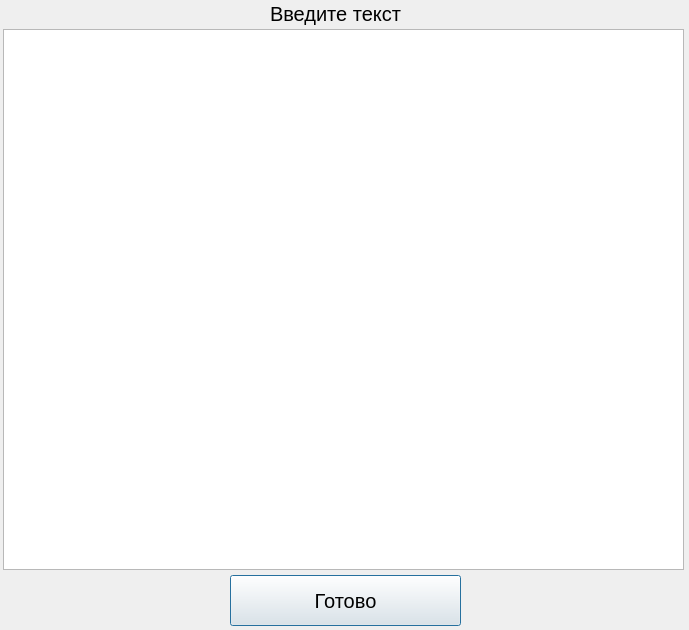
<?xml version="1.0" encoding="UTF-8"?>
<ui version="4.0">
 <class>Dialog</class>
 <widget class="QDialog" name="Dialog">
  <property name="geometry">
   <rect>
    <x>0</x>
    <y>0</y>
    <width>689</width>
    <height>630</height>
   </rect>
  </property>
  <property name="font">
   <font>
    <pointsize>15</pointsize>
   </font>
  </property>
  <property name="windowTitle">
   <string>Dialog</string>
  </property>
  <widget class="QLabel" name="lbl">
   <property name="geometry">
    <rect>
     <x>270</x>
     <y>-7</y>
     <width>181</width>
     <height>41</height>
    </rect>
   </property>
   <property name="text">
    <string>Введите текст</string>
   </property>
  </widget>
  <widget class="QTextEdit" name="tEdit">
   <property name="geometry">
    <rect>
     <x>3</x>
     <y>29</y>
     <width>681</width>
     <height>541</height>
    </rect>
   </property>
   <property name="tabletTracking">
    <bool>false</bool>
   </property>
   <property name="focusPolicy">
    <enum>Qt::StrongFocus</enum>
   </property>
   <property name="contextMenuPolicy">
    <enum>Qt::DefaultContextMenu</enum>
   </property>
   <property name="verticalScrollBarPolicy">
    <enum>Qt::ScrollBarAsNeeded</enum>
   </property>
  </widget>
  <widget class="QPushButton" name="readyBtn">
   <property name="geometry">
    <rect>
     <x>230</x>
     <y>575</y>
     <width>231</width>
     <height>51</height>
    </rect>
   </property>
   <property name="text">
    <string>Готово</string>
   </property>
  </widget>
 </widget>
 <resources/>
 <connections/>
</ui>
